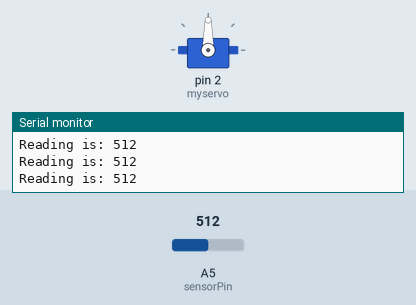
This sketch was run on a simulated Arduino Uno, built with avr-gcc and run on an emulated ATmega328P. Parts: servo, the last lines printed to the serial monitor. Inputs (shaded band) come from the test bench; at power-on: A5 (sensorPin) = 512.

Above: at 1.2 s.
1.3 s: A5 (sensorPin) set to 787
4.3 s: A5 (sensorPin) set to 815
At 5.4 s:
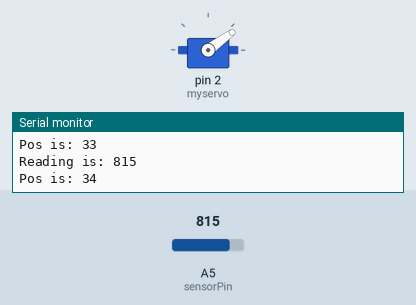
7.3 s: A5 (sensorPin) set to 190
At 10.7 s:
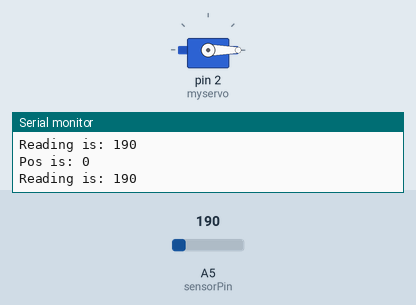
Timing chart, 0 to 12.2 s (numbered marks = the images above; inputs shaded):
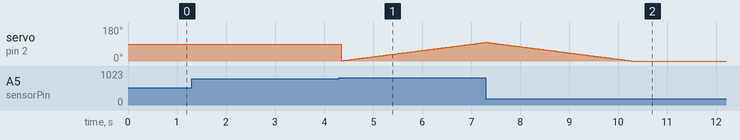

Measured:
- the behaviour switches between 800 and 801 on A5 (sensorPin) (found by bisection; images 0 and 1)

The sketch:

servo_test-LIVE.ino
```cpp
/* !! =============================
 *  Title: joystick control for a servo
 *  Author: Jono Sanders
 *  Description - control for an arduino micro with the following features:
 *  1) reads in joystick data inputs
 *  2) sends that data to servo output
 *
 *  Date: 08/23/2018
 =================================!!!! */

#include <Servo.h>

Servo myservo;  // create servo object to control a servo
// twelve servo objects can be created on most boards
int sensorPin = A5;
int sensorValue = 0;
int pos = 0;    // variable to store the servo position
int input = 1;

void setup() {
  myservo.attach(2);  // attaches the servo on pin 9 to the servo object
  Serial.begin(9600);
}

void loop() {
  // put your main code here, to run repeatedly:
  sensorValue = analogRead(sensorPin);
  Serial.print("Reading is: ");
  Serial.println(sensorValue);
  if (sensorValue > 800){
    input = 1;
  }
  else if (sensorValue < 200){
      input = -1;
  }
  else { input = 0;}
  if (input){
    pos += input;
    if (pos > 110){
      pos = 110;
    }
    if (pos < 0){
      pos = 0;
    }
      Serial.print("Pos is: ");
  Serial.println(pos);
      myservo.write(pos);              // tell servo to go to position in variable 'pos'
      delay(10);                       // waits 15ms for the servo to reach the position
    }

}
```
